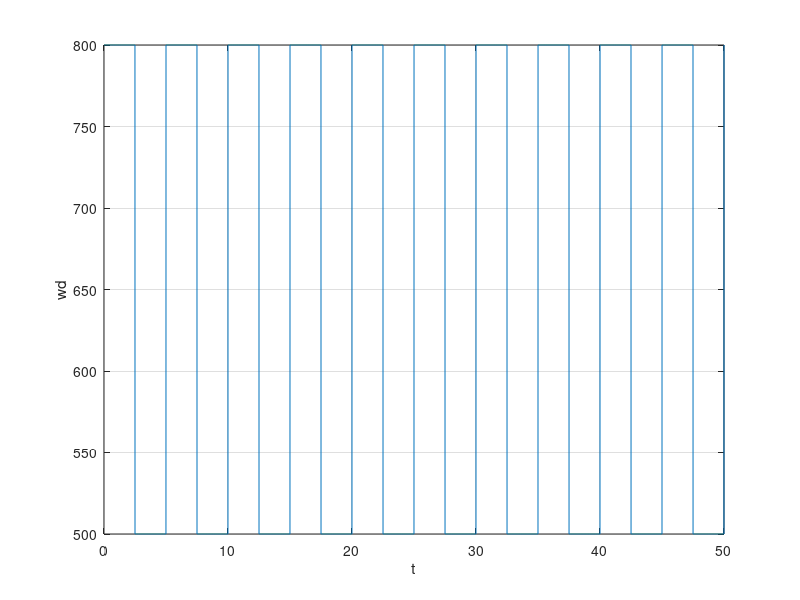

MATLAB code for this plot:
clear all; clc;
% Parameters
samp_freq = 250;
tf = 50;
T = linspace(0, tf, tf*samp_freq);
u = square(((2*pi)/5)*T);
wd = 650 + 150*u;
csvwrite("wd.csv", wd');
% Plots
figure()
plot(T, wd);
grid on
xlabel("t");
ylabel("wd");
        

